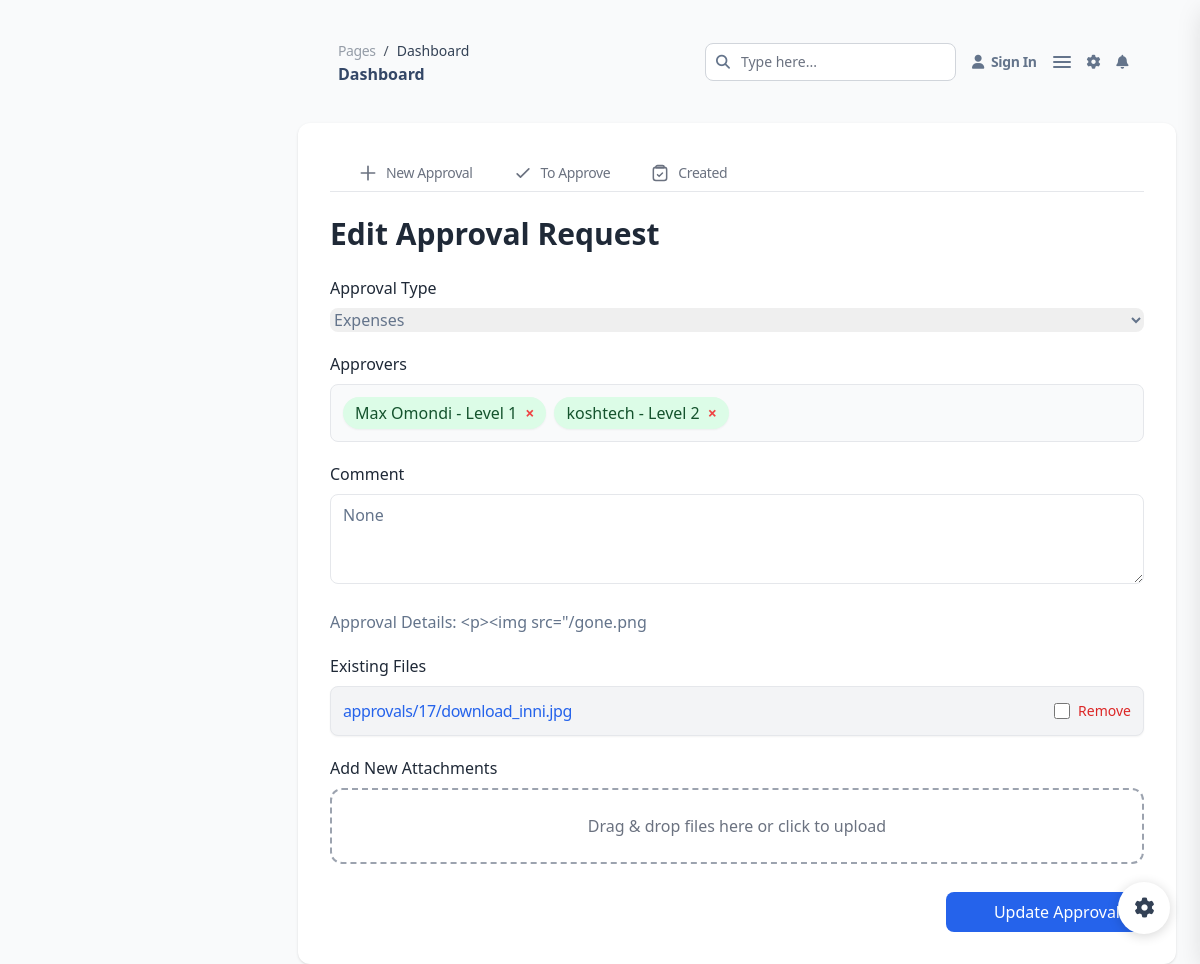
Page /approvals/edit-approval/17/ (signed in) on the earlier database version.
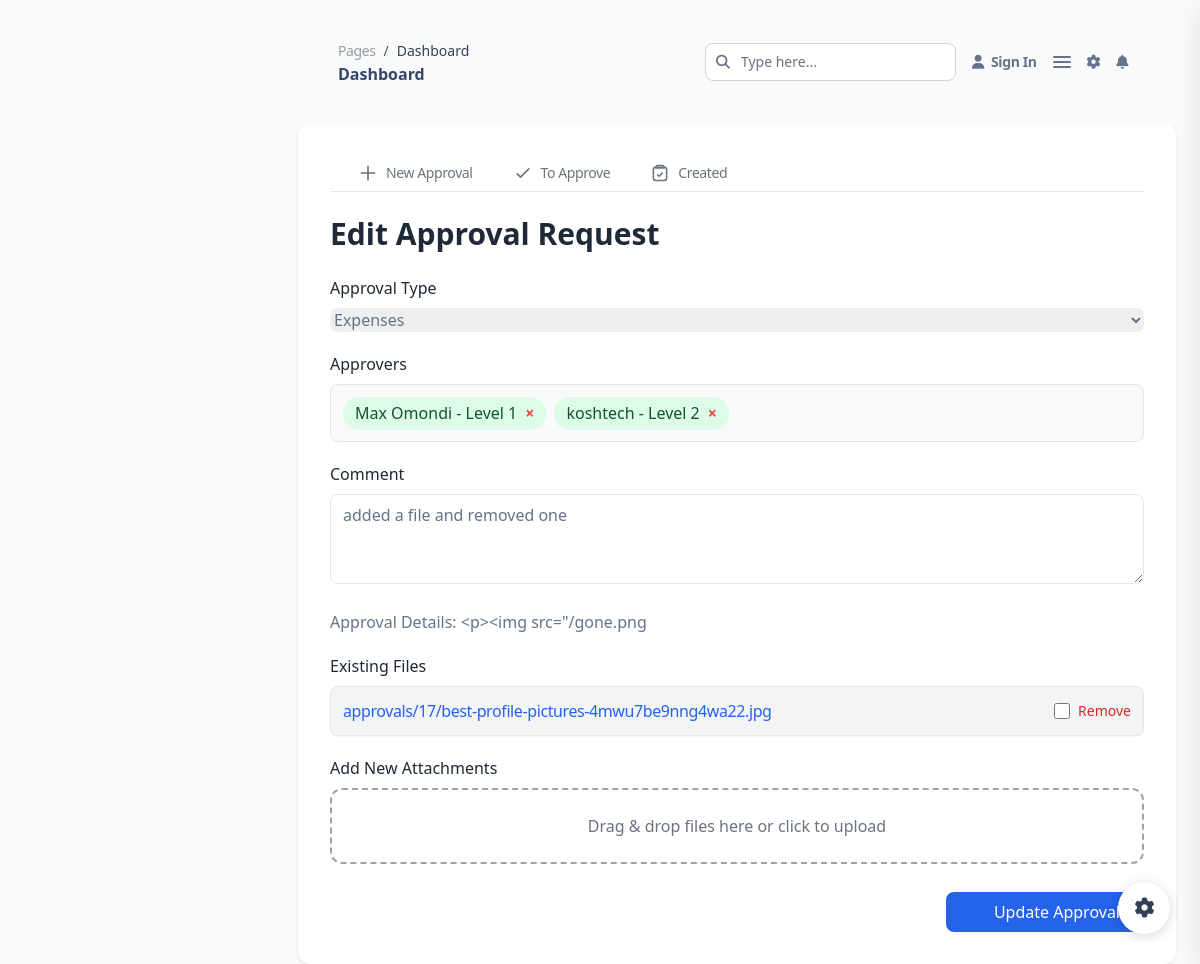
Same page on the later database version.
### approvals/models.py (models this page shows, shortened)
class ApprovalRecord(models.Model):
    STATUS_CHOICES = [
        ("pending", "Pending"),
        ("approved", "Approved"),
        ("rejected", "Rejected"),
        ("notified", "Notified"),
    ]
    approval_type = models.ForeignKey(ApprovalType, on_delete=models.CASCADE)
    approver = models.ForeignKey(Employee, on_delete=models.CASCADE, related_name="approvals")
    creator = models.ForeignKey(Employee, on_delete=models.CASCADE, related_name="created_approvals")
    content_type = models.ForeignKey(ContentType, on_delete=models.CASCADE, blank=True, null=True)
    object_id = models.PositiveIntegerField(blank=True, null=True)
    content_object = GenericForeignKey("content_type", "object_id")
    level = models.PositiveIntegerField(default=1)
    status = models.CharField(max_length=20, choices=STATUS_CHOICES, default="pending")
    comment = models.TextField(blank=True, null=True)
    approved_at = models.DateTimeField(blank=True, null=True)
    is_proper_approver = models.BooleanField(default=True)
    was_notified = models.BooleanField(default=False)
    rich_content = HTMLField(blank=True, null=True)
    created_at = models.DateTimeField(auto_now_add=True)
    updated_at = models.DateTimeField(auto_now=True)

class ApprovalAttachment(models.Model):
    approval = models.ForeignKey('ApprovalRecord', on_delete=models.CASCADE, related_name='attachments')
    file = models.FileField(upload_to=approval_attachment_path)
    uploaded_at = models.DateTimeField(auto_now_add=True)
    uploadedby = models.ForeignKey(Employee, on_delete=models.SET_NULL, null=True)

class ApprovalType(models.Model):
    name = models.CharField(max_length=100, unique=True)
    description = models.TextField(blank=True, null=True)

### users/models.py (models this page shows, shortened)
class Employee(models.Model):
    EMPLOYMENT_TYPE_CHOICES = [
        ('full_time', 'Full-Time'),
        ('part_time', 'Part-Time'),
        ('contract', 'Contract'),
        ('intern', 'Intern'),
    ]
    GENDER_CHOICES = [
        ('male', 'Male'),
        ('female', 'Female'),
        ('other', 'Other'),
    ]
    MARITAL_STATUS_CHOICES = [
        ('single', 'Single'),
        ('married', 'Married'),
        ('divorced', 'Divorced'),
        ('widowed', 'Widowed'),
    ]
    JOB_STATUS_CHOICES = [
        ('active', 'Active'),
        ('suspended', 'Suspended'),
        ('terminated', 'Terminated'),
        ('resigned', 'Resigned'),
    ]
    employee_code = models.CharField(max_length=20, unique=True)
    full_name = models.CharField(max_length=255, null=True)
    phone_number = models.CharField(max_length=20,null=True)
    date_of_joining = models.DateField(null=True, blank=True)
    department = models.ForeignKey(Department, on_delete=models.SET_NULL, null=True, blank=True)
    sub_department = models.ForeignKey(SubDepartment, on_delete=models.SET_NULL, null=True, blank=True)
    stations = models.ManyToManyField(
        "attendance.Station",
        related_name="employees",
        blank=True
    )
    job_position = models.CharField(max_length=255, blank=True, null=True)
    employment_type = models.CharField(max_length=50, choices=[("full_time", "Full Time"), ("part_time", "Part Time"), ("contract", "Contract")])
    gender = models.CharField(max_length=10,null=True, choices=[("male", "Male"), ("female", "Female"), ("other", "Other")])
    marital_status = models.CharField(max_length=15,null=True, choices=[("single", "Single"), ("married", "Married"), ("divorced", "Divorced")])
    job_status = models.CharField(max_length=20, choices=[("active", "Active"), ("inactive", "Inactive")])
    national_id = models.CharField(max_length=20, blank=True, null=True)
    date_of_birth = models.DateField(null=True, blank=True)
    address = models.TextField(blank=True, null=True)
    bank_account_number = models.CharField(max_length=30, blank=True, null=True)
    bank_name = models.CharField(max_length=100, blank=True, null=True)
    next_of_kin_name = models.CharField(max_length=255, blank=True, null=True)
    next_of_kin_relationship = models.CharField(max_length=100, blank=True, null=True)
    next_of_kin_phone = models.CharField(max_length=20, blank=True, null=True)
    documents = models.FileField(upload_to="employee_docs/", blank=True, null=True)
    profile_image = models.ImageField(
        upload_to="employee_photos/",
        null=True,
        blank=True,
        help_text="Upload employee profile picture"
    )
    created_at = models.DateTimeField(auto_now_add=True)
    updated_at = models.DateTimeField(auto_now=True)
    bank_account_number = models.CharField(max_length=30, blank=True, null=True)
    bank_name = models.CharField(max_length=100, blank=True, null=True)
    basic_salary = models.DecimalField(
        max_digits=10, decimal_places=2,
        default=0,
        help_text="Base salary of the employee"
    )
    allowances = models.ManyToManyField(
        'payroll.Allowance',
        blank=True,
        related_name='employees',
        help_text="Allowances applicable to this employee"
    )
    overtime_rate = models.DecimalField(
        max_digits=10, decimal_places=2,
        default=0,
        help_text="Standard overtime rate per hour"
    )
    night_overtime_rate = models.DecimalField(
        max_digits=10, decimal_places=2,
        default=0,
        help_text="Night overtime rate per hour"
    )
    weekend_overtime_rate = models.DecimalField(
        max_digits=10, decimal_places=2,
        default=0,
        help_text="Weekend overtime rate per hour"
    )

### approvals/web/views.py (the view, shortened to what this page needs)
# urls.py: path("edit-approval/<int:approval_id>/", web_views.edit_approval, name="edit-approval"),
@login_required
def edit_approval(request, approval_id):
    approval = get_object_or_404(ApprovalRecord, id=approval_id)
    employee = Employee.objects.get(employee_code=request.user.username)
    form = ApprovalCreateForm(instance=approval)
    records = ApprovalRecord.objects.filter(
    content_type=approval.content_type,
    object_id=approval.object_id
    ).order_by("level", "id")   # ensure stable order
    unique_levels = {}
    for r in records:
        if r.level not in unique_levels:  # first record for this level only
            unique_levels[r.level] = r
    stages = list(unique_levels.values())
    initial_files = ApprovalAttachment.objects.filter(approval=approval)
    editable = approval.level == 1
    context = {
        "approval": approval,
        "editable": editable,
        "stages": stages,
        "initial_files": initial_files,
        "form": form,
    }
    return render(request, "approvals/edit_approval.html", context)

### approvals/forms.py
class ApprovalCreateForm(forms.ModelForm):
    approvers = forms.ModelMultipleChoiceField(
        queryset=Employee.objects.all(),
        widget=forms.SelectMultiple(attrs={"class": "approver-select"})
    )
    class Meta:
        model = ApprovalRecord
        fields = ["approval_type", "rich_content", "approvers"]
        widgets = {
            "rich_content": TinyMCE(attrs={'cols': 80, 'rows': 30}),
        }
        labels = {
            "rich_content": "Approval Details",
            "document_attachments": "Attach Documents",
        }

### approvals/templates/approvals/edit_approval.html (shortened to what the changed rows need)
{% extends "configs/base.html" %}
{% load static %}
{% block content %}
<main class="ease-soft-in-out xl:ml-68.5 relative h-full max-h-screen rounded-xl transition-all duration-200 p-4 sm:p-6">
  <div class="bg-white rounded-xl shadow p-6 sm:p-8 max-w-6xl mx-auto mt-6">
    <form method="POST" enctype="multipart/form-data" id="approval-form"
          hx-post="{% url 'edit-approval' approval.id %}"
          hx-target="#form-messages"
          hx-swap="innerHTML"
          hx-indicator="#save-spinner">
      <div class="mb-5">
        <label class="block mb-2 font-medium text-gray-800">Approval Type</label>
        <select name="approval_type"
                id="approval-type-select"
                class="approval-type-select w-full rounded-lg"
                {% if not editable %}disabled{% endif %}>
          {% for at in form.fields.approval_type.queryset %}
          <option value="{{ at.id }}" {% if at == approval.approval_type %}selected{% endif %}>
            {{ at.name }}
          </option>
          {% endfor %}
        </select>
      </div>
      <div class="mb-5">
        <div id="approvers-chips"
             class="flex flex-wrap gap-2 p-3 border rounded-lg min-h-[56px] bg-gray-50">
          {% for stage in stages %}
          <div class="flex items-center bg-green-100 text-green-900 px-3 py-1 rounded-full shadow-sm space-x-2 chip"
               data-id="{{ stage.approver.id }}">
            <span class="font-medium">{{ stage.approver.full_name }} - Level {{ stage.level }}</span>
            {% if editable %}
            <button type="button" class="text-red-500 font-bold remove-chip">&times;</button>
            {% endif %}
          </div>
          {% endfor %}
        </div>
      </div>
      <div class="mb-5">
        <label class="block mb-2 font-medium text-gray-800">Comment</label>
        <textarea name="comment"
                  rows="3"
                  class="w-full px-3 py-2 border rounded-lg focus:ring-blue-500 focus:border-blue-500"
                  {% if not editable %}disabled{% endif %}>{{ approval.comment }}</textarea>
      </div>
      <div class="mb-5">
        {{ form.rich_content.label_tag }}
        {{ form.rich_content }}
      </div>
      <div class="mb-5">
        <div id="existing-files" class="space-y-2">
          {% for f in initial_files %}
          <div class="flex items-center justify-between p-3 border rounded-lg bg-gray-100 shadow-sm">
              <a href="{{ f.file.url }}" target="_blank" class="text-blue-600 hover:underline">
                  {{ f.file.name }}
              </a>
              {% if editable %}
              <label class="flex items-center space-x-2 text-sm text-red-600">
                  <input type="checkbox" name="remove_files" value="{{ f.id }}" class="w-4 h-4">
                  <span>Remove</span>
              </label>
              {% endif %}
          </div>
          {% empty %}
          <p class="text-gray-500">No files attached.</p>
          {% endfor %}
        </div>
      </div>
    </form>
  </div>
</main>
<link rel="stylesheet" href="https://cdn.jsdelivr.net/npm/choices.js/public/assets/styles/choices.min.css"/>
{% endblock %}

Differences in the rows shown:
removed ApprovalAttachment: file.name "approvals/17/download_inni.jpg"
changed ApprovalRecord "<p><img src=\"/gone.png": comment "None" → "added a file and removed one"
added ApprovalAttachment: file.name "approvals/17/best-profile-pictures-4mwu7be9nng4wa22.jpg"
